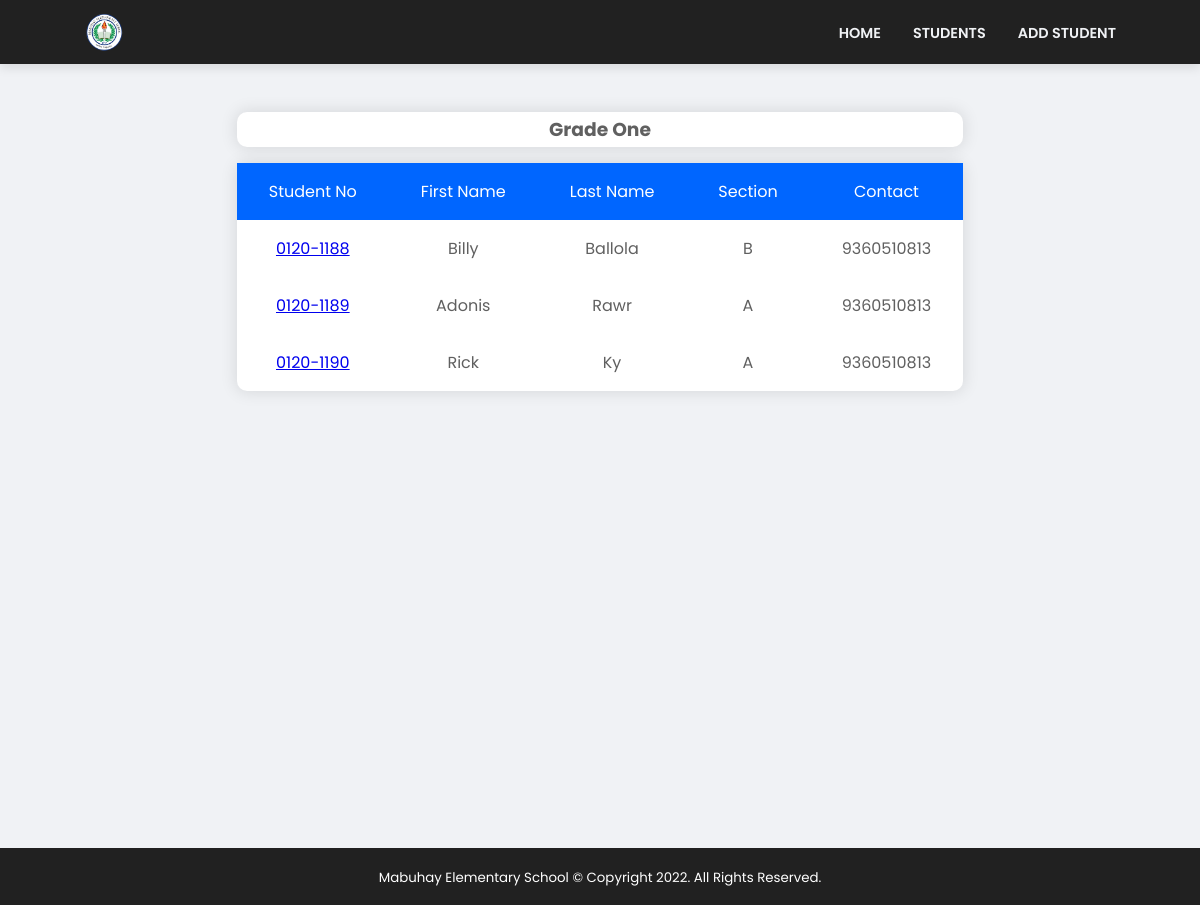
The page /Grade_1 on the database its author committed.
### tables this page shows
CREATE TABLE students (
    id INTEGER PRIMARY KEY AUTOINCREMENT,
    s_studnum NUMBER NOT NULL,
    s_firstname TEXT NOT NULL,
    s_lastname TEXT NOT NULL,
    s_middlename TEXT NOT NULL,
    s_dob DATE format 'YYYY-MM-DD' not null,
    s_age NUMBER NOT NULL,
    s_address VARCHAR NOT NULL,
    s_section TEXT NOT NULL,
    s_grade NUMBER NOT NULL,
    s_lrn NUMBER NOT NULL,
    sg_firstname TEXT NOT NULL,
    sg_lastname TEXT NOT NULL,
    sg_address VARCHAR NOT NULL,
    sg_contact NUMBER NOT NULL
);

### app.py (the view)
@app.route('/Grade_1')
def grade_one():
    conn = get_db_connection()
    students = conn.execute(
        'SELECT * FROM students WHERE s_grade = ? ORDER BY s_studnum ASC', (1,)).fetchall()
    return render_template('grade-levels/students_grade-one.html', students=students)

### app.py (called while the page is built)
def get_db_connection():
    conn = sqlite3.connect('backend/studentRegDB.db')
    conn.row_factory = sqlite3.Row
    return conn

### templates/grade-levels/students_grade-one.html
{% extends 'base.html' %}
{% block content %}
    <h1>{% block title %} GRADE 1 {% endblock %}</h1>
    <div class="container registered">
        <div class="wrapper">
            <div class="title">
                <h3>Grade One</h3>
            </div>
            <table class="students-table">
                <tr class="blue">
                    <th>Student No</th>
                    <th>First Name</th>
                    <th class="lastName">Last Name</th>
                    <th class="section">Section</th>
                    <th class="contact">Contact</th>
                </tr>
                {% for student in students %}
                    <tr>
                        <td><a href="{{ url_for('edit_student', id=student['id']) }}">{{ student['s_studnum'] }}</a></td>
                        <td>{{ student['s_firstname'] }}</td>
                        <td class="lastName">{{ student['s_lastname'] }}</td>
                        <td class="section">{{ student['s_section'] }}</td>
                        <td class="contact">{{ student['sg_contact'] }}</td>
                    </tr>
                {% endfor %}
            </table>
        </div>
    </div>
{% endblock %}

### templates/base.html (shortened to what this page needs)
<!DOCTYPE html>
<html lang="en">
<head>
    <link rel="stylesheet" href="{{ url_for('static', filename='css/main.css') }}">
</head>
<body>
    <header>
        <nav class="navbar container">
            <img class="nav-logo" src="../static/assets/school-logo.png" alt="logo">
            <ul class="nav-links">
                <li><a href="{{ url_for('home') }}">Home</a></li>
                <li><a href="{{ url_for('students') }}">Students</a></li>
                <li><a href="{{ url_for('new_student') }}">Add Student</a></li>
            </ul>
        </nav>
    </header>
    <main>
      {% block content %}
      {% endblock %}
    </main>
    <footer>
        <div class="footer-container container">
            <div class="copyright">
                <small>Mabuhay Elementary School © Copyright 2022. All Rights Reserved.</small>
            </div>
        </div>
    </footer>
</body>
</html>

### static/css/main.css (style rules this page uses)
header { width: 100vw; position: fixed; top: 0; z-index: 12; display: grid; place-items: center; background: var(--color-dark); box-shadow: 0px 4px 10px var(--color-shadow); }
.navbar { display: flex; align-items: center; justify-content: space-between; height: 4rem; }
.nav-logo { width: 2.5em; aspect-ratio: 1; }
.nav-links { display: flex; gap: 2rem; align-items: center; text-transform: uppercase; }
.nav-links li a { font-size: .9rem; text-decoration: none; color: var(--color-bg); font-weight: 600; }
footer { width: 100vw; padding: 1em; background: var(--color-dark); color: var(--color-white); }
.footer-container { text-align: center; }

### static/css/variable.css (style rules this page uses)
:root { --color-bg: #F0F2F5; --color-white: #fff; --color-dark: #212121; --color-black: #000; --color-text-gray: #B5B5B5; --color-text-darkgray: #606060; --color-bg-primary: #00022C; --color-accent: #0066FF; --color-accent-2: #04c286; --color-accent-3: #7700ff; --color-accent-4: #f700ff; --color-accent-5: #dd9606; --color-accent-6: #c2bc03; --color-accent-7: #ff4040fd; --color-shadow: #0000001a; --container-width-sm: 94%; --container-width-md: 90%; --container-width-lg: 86%; }

### static/css/general.css (style rules this page uses)
* { margin: 0; padding: 0; border: 0; outline: 0; list-style: none; box-sizing: border-box; }
body { font-family: 'Poppins', sans-serif; background: var(--color-bg); overflow-x: hidden; }
.wrapper { margin: 4rem 0; }
.title { text-align: center; padding: .2rem 0; border-radius: 10px; background: var(--color-white); color: var(--color-text-darkgray); margin-bottom: 1rem; box-shadow: 0 0 1em .1em var(--color-shadow); }
.container { width: var(--container-width-lg); margin: auto; }

### static/css/table.css (style rules this page uses)
.registered { width: 100vw; height: 100vh; display: flex; align-items: center; flex-direction: column; color: var(--color-white); }
.blue { background: var(--color-accent); }
.students-table { border-radius: 10px; border-collapse: collapse; text-align: center; background: var(--color-white); box-shadow: 0 0 1em .1em var(--color-shadow); }
.students-table th, .students-table td { padding: 1rem 2rem; }
.students-table th { font-weight: 400; }
.students-table td { color: var(--color-text-darkgray); }

### rows shown on the page
students: s_studnum "0120-1188", s_firstname "Billy", s_lastname "Ballola", s_section "B", sg_contact "9360510813"
students: s_studnum "0120-1189", s_firstname "Adonis", s_lastname "Rawr", s_section "A", sg_contact "9360510813"
students: s_studnum "0120-1190", s_firstname "Rick", s_lastname "Ky", s_section "A", sg_contact "9360510813"
